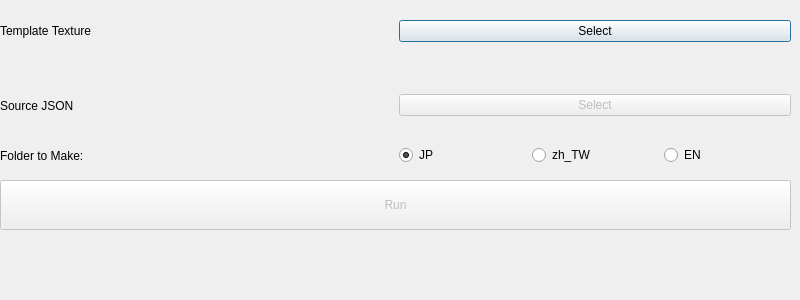
<?xml version="1.0" encoding="UTF-8"?>
<ui version="4.0">
 <class>Dialog</class>
 <widget class="QDialog" name="Dialog">
  <property name="geometry">
   <rect>
    <x>0</x>
    <y>0</y>
    <width>800</width>
    <height>300</height>
   </rect>
  </property>
  <property name="sizePolicy">
   <sizepolicy hsizetype="Fixed" vsizetype="Preferred">
    <horstretch>0</horstretch>
    <verstretch>0</verstretch>
   </sizepolicy>
  </property>
  <property name="minimumSize">
   <size>
    <width>800</width>
    <height>300</height>
   </size>
  </property>
  <property name="maximumSize">
   <size>
    <width>800</width>
    <height>300</height>
   </size>
  </property>
  <property name="baseSize">
   <size>
    <width>800</width>
    <height>300</height>
   </size>
  </property>
  <property name="windowTitle">
   <string>Texture Maker</string>
  </property>
  <widget class="QWidget" name="horizontalLayoutWidget_2">
   <property name="geometry">
    <rect>
     <x>0</x>
     <y>20</y>
     <width>791</width>
     <height>51</height>
    </rect>
   </property>
   <layout class="QHBoxLayout" name="horizontalLayout_2">
    <property name="sizeConstraint">
     <enum>QLayout::SetMaximumSize</enum>
    </property>
    <item>
     <widget class="QLabel" name="label_2">
      <property name="text">
       <string>Template Texture</string>
      </property>
     </widget>
    </item>
    <item>
     <widget class="QPushButton" name="chooseTexture">
      <property name="text">
       <string>Select</string>
      </property>
     </widget>
    </item>
   </layout>
  </widget>
  <widget class="QWidget" name="horizontalLayoutWidget_3">
   <property name="geometry">
    <rect>
     <x>0</x>
     <y>80</y>
     <width>791</width>
     <height>51</height>
    </rect>
   </property>
   <layout class="QHBoxLayout" name="horizontalLayout_3">
    <item>
     <widget class="QLabel" name="label_3">
      <property name="text">
       <string>Source JSON</string>
      </property>
     </widget>
    </item>
    <item>
     <widget class="QPushButton" name="chooseJSON">
      <property name="enabled">
       <bool>false</bool>
      </property>
      <property name="text">
       <string>Select</string>
      </property>
      <property name="checkable">
       <bool>false</bool>
      </property>
     </widget>
    </item>
   </layout>
  </widget>
  <widget class="QWidget" name="horizontalLayoutWidget_4">
   <property name="geometry">
    <rect>
     <x>0</x>
     <y>140</y>
     <width>791</width>
     <height>31</height>
    </rect>
   </property>
   <layout class="QHBoxLayout" name="horizontalLayout_4">
    <property name="sizeConstraint">
     <enum>QLayout::SetMinimumSize</enum>
    </property>
    <item>
     <widget class="QLabel" name="label">
      <property name="text">
       <string>Folder to Make:</string>
      </property>
     </widget>
    </item>
    <item>
     <layout class="QHBoxLayout" name="horizontalLayout">
      <item>
       <widget class="QRadioButton" name="JP">
        <property name="text">
         <string>JP</string>
        </property>
        <property name="checked">
         <bool>true</bool>
        </property>
       </widget>
      </item>
      <item>
       <widget class="QRadioButton" name="zh_TW">
        <property name="text">
         <string>zh_TW</string>
        </property>
       </widget>
      </item>
      <item>
       <widget class="QRadioButton" name="EN">
        <property name="text">
         <string>EN</string>
        </property>
       </widget>
      </item>
     </layout>
    </item>
   </layout>
  </widget>
  <widget class="QPushButton" name="Run">
   <property name="enabled">
    <bool>false</bool>
   </property>
   <property name="geometry">
    <rect>
     <x>0</x>
     <y>180</y>
     <width>791</width>
     <height>50</height>
    </rect>
   </property>
   <property name="text">
    <string>Run</string>
   </property>
  </widget>
 </widget>
 <resources/>
 <connections/>
</ui>
